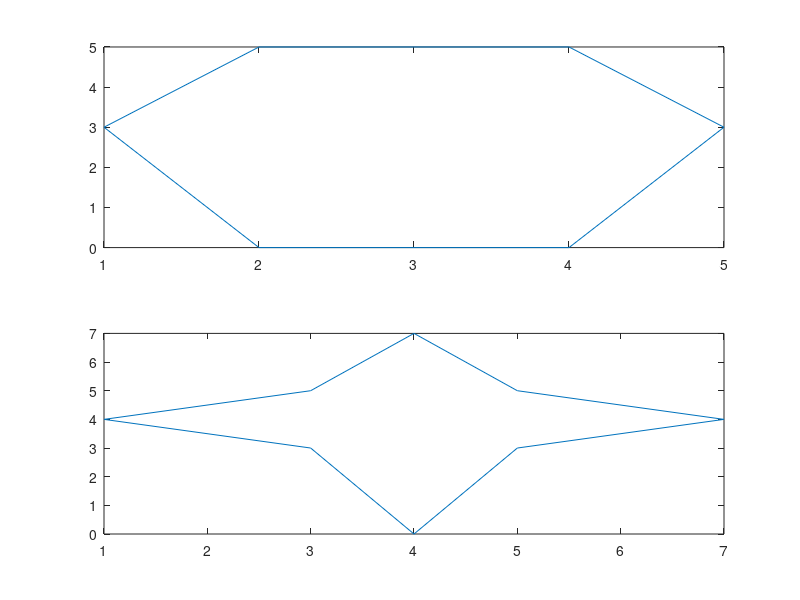

Here is the MATLAB script that generated this plot:
subplot(2,1,1);
D=[1 2 3 4 5  4 3 2 1;3 0 0 0 3 5 5 5 3];
x=D(1,:);
y=D(2,:);
plot(x,y)

subplot(2,1,2);
D1=[1 3 4 5 7 5 4 3 1;4 3 0 3 4 5 7 5 4];
x1=D1(1,:);
y1=D1(2,:);
plot(x1,y1)